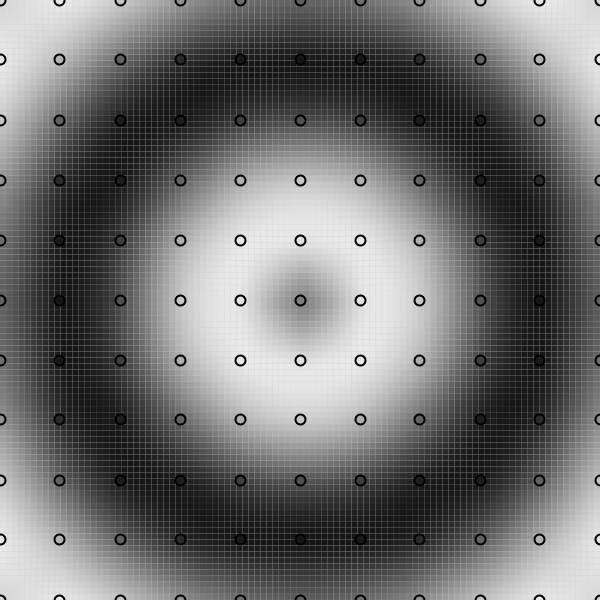
Frame 1 (no input)
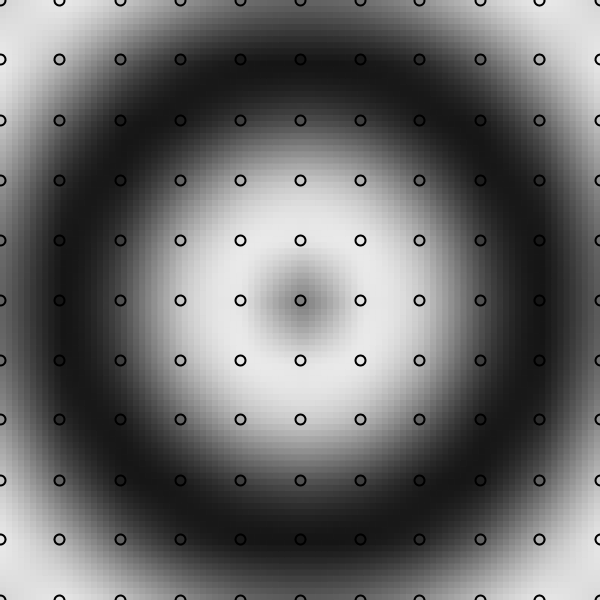
Frame 60 (the mouse pressed at the canvas centre just before this capture)
Frame 120 (the mouse held since frame 60 and released just before this capture): identical to frame 60, image omitted

The Processing sketch that drew these frames (run headless with seeded random() and noise(); from frame 60 on, the mouse is pressed at the canvas centre):

// Processing sketch: Bicubic_
// ── Bicubic_.pde
float scale = 50;
float[] x = linspace(-6, 6, 11);
float[] y = linspace(-6, 6, 11);
float[] xnew = linspace(-6, 6, 100);
float[] ynew = linspace(-6, 6, 100);
float[][] z = new float[x.length][y.length];
float[][] znew = new float[xnew.length][ynew.length];

public void setup() {
  size(600, 600);
  strokeWeight(2);
  colorMode(HSB, 360, 100, 100);
  for (int i = 0; i < x.length; i++) {
    for (int j = 0; j < y.length; j++) {
      z[i][j] = sin(sqrt(x[i]*x[i]+y[j]*y[j]));
    }
  }
  znew = bicubic(x, y, z, xnew, ynew);
}

public void draw() {
  noStroke();
  translate(width/2, height/2);
  for (int i = 0; i < xnew.length; i++) {
    for (int j = 0; j < ynew.length; j++) {
      fill(znew[i][j]*150+180);
      rect(xnew[i]*scale, ynew[j]*scale, 6, 6);
    }
  }
  stroke(0);
  for (int i = 0; i < x.length; i++) {
    for (int j = 0; j < y.length; j++) {
      fill(z[i][j]*150+180);
      ellipse(x[i]*scale, y[j]*scale, 10, 10);
    }
  }
}
// ── Bicubic.pde
public float[][] bicubic(float[] xi, float[] yi, float[][] zi, float[] xnew, float[] ynew){//xi,yi must be sorted
  float[][] z = new float[xnew.length][ynew.length];
  
  for(int n = 0; n < xnew.length; n++){
    float x = xnew[n];
    for(int m = 0; m < ynew.length; m++){
      float y = ynew[m];
      int i = searchsorted(xi, x)-1;//get upper left index
      int j = searchsorted(yi, y)-1;
      
      float px = 1.;
      float py = 1.;
      
      if(i != -1){
        float x1 = xi[i];
        float x2 = xi[i+1];
        px = (x-x1)/(x2-x1);//normalize position
      }
      if(j != -1){
        float y1 = yi[j];
        float y2 = yi[j+1];
        py = (y-y1)/(y2-y1);
      }
      
      float f00 = zi[max(0, i-1)][max(0, j-1)];
      float f01 = zi[max(0, i-1)][max(0, j)];
      float f02 = zi[max(0, i-1)][j+1];
      float f03 = zi[max(0, i-1)][min(yi.length-1, j+2)];
      
      float f10 = zi[max(0, i)][max(0, j-1)];
      float f11 = zi[max(0, i)][max(0, j)];
      float f12 = zi[max(0, i)][j+1];
      float f13 = zi[max(0, i)][min(yi.length-1, j+2)];
      
      float f20 = zi[i+1][max(0, j-1)];
      float f21 = zi[i+1][max(0, j)];
      float f22 = zi[i+1][j+1];
      float f23 = zi[i+1][min(yi.length-1, j+2)];
      
      float f30 = zi[min(xi.length-1, i+2)][max(0, j-1)];
      float f31 = zi[min(xi.length-1, i+2)][max(0, j)];
      float f32 = zi[min(xi.length-1, i+2)][j+1];
      float f33 = zi[min(xi.length-1, i+2)][min(yi.length-1, j+2)];
      
      float[][] Z = {{f00, f10, f20, f30},
                     {f01, f11, f21, f31},
                     {f02, f12, f22, f32},
                     {f03, f13, f23, f33}};
                     
      float[][] Xinv = {{-1./6, 1./2, -1./3, 0},
                        { 1./2,   -1, -1./2, 1},
                        {-1./2, 1./2,     1, 0},
                        { 1./6,    0, -1./6, 0}};
                        
      float[][] Cr = dot(Z, Xinv);
      float[] T1 = {pow(px, 3), pow(px, 2), px, 1};
      float[] R = dot(Cr, T1);
      
      float[][] Yinv = transpose(Xinv);
      float[] Cc = dot(Yinv, R);
      float[] T2 = {pow(py, 3), pow(py, 2), py, 1};
      
      z[n][m] = dot(Cc, T2);
    }
  }
  return z;
  
}
// ── Method.pde
public float[] linspace(float start, float end, int count){
  float[] result = new float[count];
  for(int i = 0; i < count; i++){
    float val = map(i, 0, count-1, start, end);
    result[i] = val;
  }
  return result;
}

public int searchsorted(float[] target, float value){
  for(int i = 1; i < target.length; i++){
    if(target[i-1] < value && value <= target[i]){
      return i;
    }
  }
  if(value == target[0]){
    return 0;
  }
  print(value);
  throw new IllegalStateException();
}

public float[][] transpose(float[][] target){
  float[][] result = new float[target[0].length][target.length];
  for (int i = 0; i < target.length; i++) {
    for (int j = 0; j < target[i].length; j++) {
      result[j][i] = target[i][j];
    }
  }
  return result;
}

public float[][] dot(float[][] A, float[][] B){
  float[][] result = new float[A.length][B[0].length];
  for(int j = 0; j < A.length; j++){
    for(int i = 0; i < B[0].length; i++){
      for(int m = 0; m < A[0].length; m++){
        result[j][i] += A[j][m]*B[m][i];
      }
    }
  }
  return result;
}

public float[] dot(float[][] A, float[] B){
  float[] result = new float[A.length];
  for(int i = 0; i < A.length; i++){
    for(int m = 0; m < A[0].length; m++){
      result[i] += A[i][m]*B[m];
    }
  }
  return result;
}

float dot(float[] A, float[] B){
  float result = 0;
  for(int i = 0; i < A.length; i++){
      result += A[i]*B[i];
  }
  return result;
}
